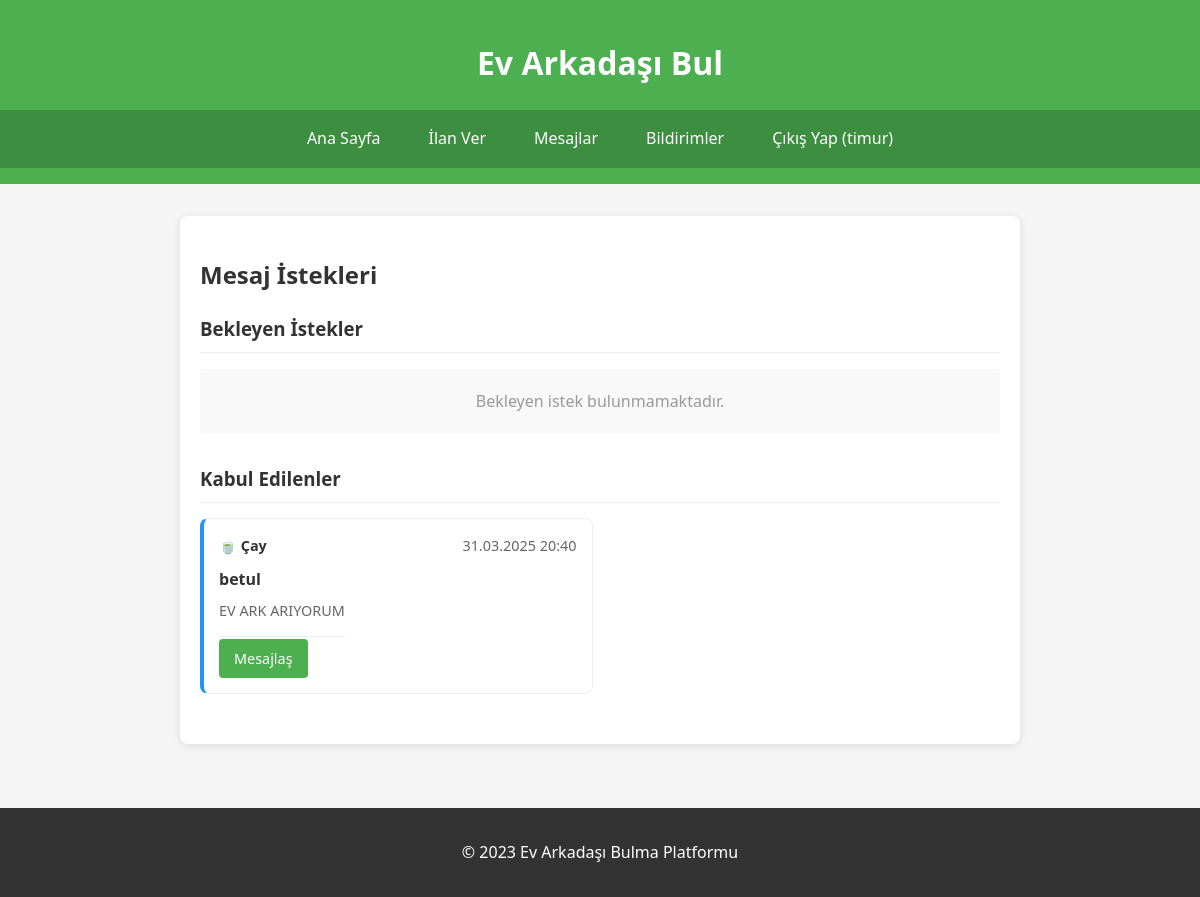
Before: /mesaj_istekleri (signed in) with the older database file.
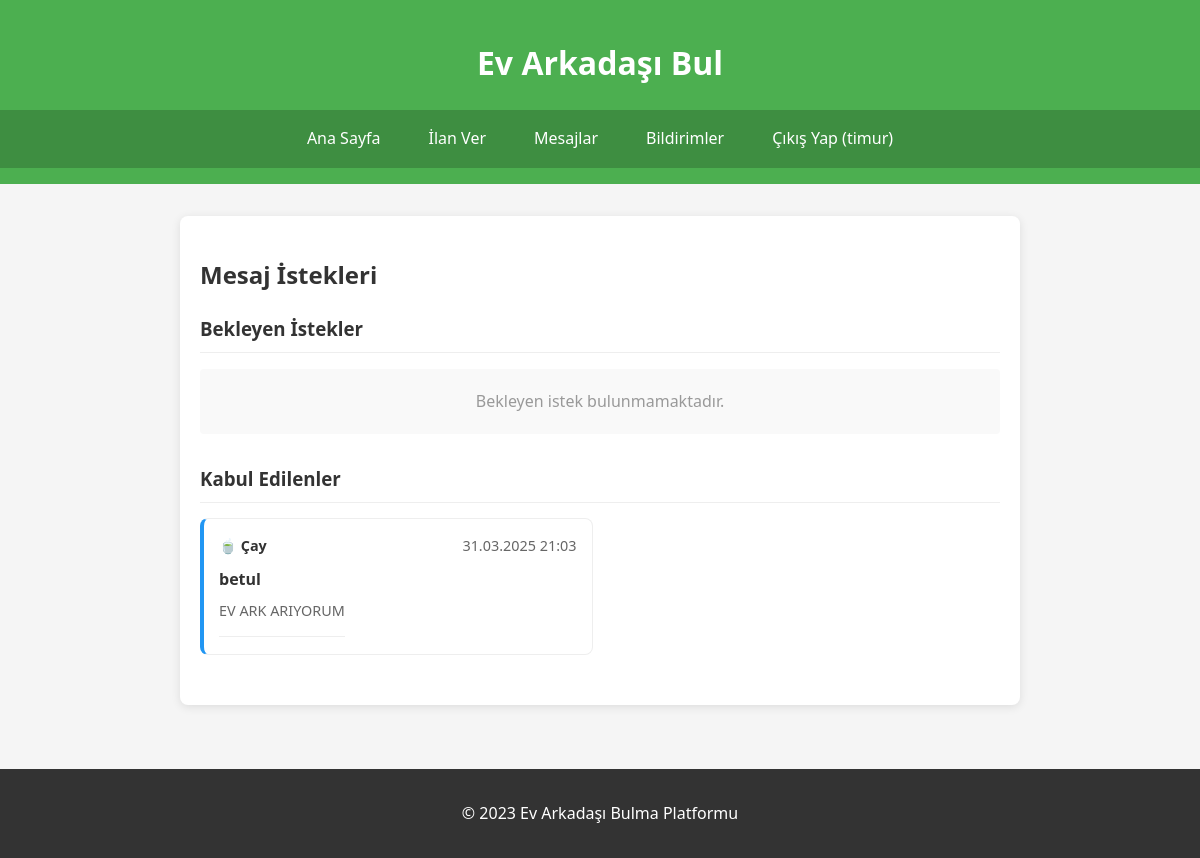
After: the same page with the newer database file.
### tables this page shows
CREATE TABLE mesaj_istekleri (
            id INTEGER PRIMARY KEY AUTOINCREMENT,
            gonderen_id INTEGER NOT NULL,
            alici_id INTEGER NOT NULL,
            ilan_id INTEGER NOT NULL,
            tip TEXT NOT NULL,  -- 'cay' veya 'kahve'
            durum TEXT NOT NULL DEFAULT 'beklemede',  -- 'beklemede', 'kabul', 'red'
            oda_id INTEGER,  -- Yeni eklenen sütun
            tarih TIMESTAMP DEFAULT CURRENT_TIMESTAMP,
            FOREIGN KEY(gonderen_id) REFERENCES users(id),
            FOREIGN KEY(alici_id) REFERENCES users(id),
            FOREIGN KEY(ilan_id) REFERENCES ilanlar(id),
            FOREIGN KEY(oda_id) REFERENCES mesaj_odalari(id),
            UNIQUE(gonderen_id, alici_id, ilan_id)
        );

CREATE TABLE users (
            id INTEGER PRIMARY KEY AUTOINCREMENT,
            username TEXT UNIQUE NOT NULL,
            password TEXT NOT NULL,
            email TEXT UNIQUE NOT NULL,
            phone TEXT,
            created_at TIMESTAMP DEFAULT CURRENT_TIMESTAMP
        );

CREATE TABLE ilanlar (
            id INTEGER PRIMARY KEY AUTOINCREMENT,
            baslik TEXT NOT NULL,
            aciklama TEXT NOT NULL,
            fiyat REAL NOT NULL,
            konum TEXT NOT NULL,
            cinsiyet TEXT NOT NULL,
            oda_sayisi TEXT NOT NULL,
            sigara BOOLEAN DEFAULT 0,
            alkol BOOLEAN DEFAULT 0,
            evcil_hayvan BOOLEAN DEFAULT 0,
            resimler TEXT,
            tarih TIMESTAMP DEFAULT CURRENT_TIMESTAMP,
            user_id INTEGER,
            FOREIGN KEY(user_id) REFERENCES users(id)
        );

### app.py (the view)
@app.route('/mesaj_istekleri')
@login_required
def mesaj_istekleri():
    db = get_db()
    beklemedeki_istekler = db.get_mesaj_istekleri(session['user_id'], durum='beklemede')
    kabul_edilenler = db.get_mesaj_istekleri(session['user_id'], durum='kabul')
    return render_template('mesaj_istekleri.html',
                         beklemedeki_istekler=beklemedeki_istekler,
                         kabul_edilenler=kabul_edilenler)

### app.py (called while the page is built)
@app.template_filter('datetimeformat')
def datetimeformat(value, format='%d.%m.%Y %H:%M'):
    if isinstance(value, str):
        value = datetime.strptime(value, '%Y-%m-%d %H:%M:%S')
    return value.strftime(format)

def get_db():
    if 'db' not in g:
        g.db = Database(app.config['DATABASE'])
    return g.db

def generate_csrf_token():
    if '_csrf_token' not in session:
        session['_csrf_token'] = secrets.token_hex(16)
    return session['_csrf_token']

def login_required(f):
    @wraps(f)
    def decorated_function(*args, **kwargs):
        if 'user_id' not in session:
            flash('Bu sayfayı görüntülemek için giriş yapmalısınız', 'danger')
            return redirect(url_for('login', next=request.url))
        return f(*args, **kwargs)
    return decorated_function

@app.context_processor
def inject_notification_count():
    if 'user_id' in session:
        db = get_db()
        cursor = db.conn.cursor()
        cursor.execute('''
            SELECT COUNT(*) FROM bildirimler
            WHERE user_id = ? AND okundu = 0
        ''', (session['user_id'],))
        unread = cursor.fetchone()[0]
        return {'unread_notifications': unread}
    return {'unread_notifications': 0}

### database.py (called while the page is built)
    def upgrade_database(self):
        try:
            cursor = self.conn.cursor()
            cursor.execute("PRAGMA table_info(mesaj_istekleri)")
            columns = [col[1] for col in cursor.fetchall()]
            if 'oda_id' not in columns:
                cursor.execute('ALTER TABLE mesaj_istekleri ADD COLUMN oda_id INTEGER REFERENCES mesaj_odalari(id)')
                self.conn.commit()
                print("Veritabanı şeması güncellendi: oda_id eklendi")
        except sqlite3.Error as e:
            print("Veritabanı güncelleme hatası:", e)

    def close(self):
        if hasattr(self, 'conn') and self.conn:
            self.conn.close()

    def __del__(self):
        self.close()

### templates/mesaj_istekleri.html
{% extends "base.html" %}
{% block content %}
<section class="mesaj-istekleri">
    <h2>Mesaj İstekleri</h2>
    <div class="istek-listesi">
        <h3>Bekleyen İstekler</h3>
        {% if beklemedeki_istekler %}
        <div class="istek-grid">
            {% for istek in beklemedeki_istekler %}
            <div class="istek-karti {{ istek.tip }}">
                <div class="istek-header">
                    <span class="istek-tip">
                        {% if istek.tip == 'kahve' %}☕ Kahve{% else %}🍵 Çay{% endif %}
                    </span>
                    <span class="istek-tarih">{{ istek.tarih|datetimeformat }}</span>
                </div>
                <div class="istek-icerik">
                    <div class="kullanici-bilgi">
                        <span class="username">{{ istek.gonderen_username }}</span>
                        <span class="ilan-baslik">{{ istek.ilan_baslik }}</span>
                    </div>
					<form method="POST" action="{{ url_for('mesaj_istek_islem') }}">
						<input type="hidden" name="csrf_token" value="{{ csrf_token() }}">
						<input type="hidden" name="istek_id" value="{{ istek.id }}">
						<button type="submit" name="islem" value="kabul" class="istek-kabul-btn">Kabul Et</button>
						<button type="submit" name="islem" value="red" class="istek-red-btn">Reddet</button>
					</form>
                </div>
            </div>
            {% endfor %}
        </div>
        {% else %}
        <p class="bos-liste">Bekleyen istek bulunmamaktadır.</p>
        {% endif %}
    </div>
    <div class="kabul-edilenler">
        <h3>Kabul Edilenler</h3>
        {% if kabul_edilenler %}
        <div class="istek-grid">
            {% for istek in kabul_edilenler %}
            <div class="istek-karti kabul-edildi">
                <div class="istek-header">
                    <span class="istek-tip">
                        {% if istek.tip == 'kahve' %}☕ Kahve{% else %}🍵 Çay{% endif %}
                    </span>
                    <span class="istek-tarih">{{ istek.tarih|datetimeformat }}</span>
                </div>
                <div class="istek-icerik">
                    <div class="kullanici-bilgi">
                        <span class="username">{{ istek.gonderen_username }}</span>
                        <span class="ilan-baslik">{{ istek.ilan_baslik }}</span>
                    </div>
                    {% if istek.oda_id %}
                    <a href="{{ url_for('mesaj_odasi', oda_id=istek.oda_id) }}" class="mesajlas-btn">
                        Mesajlaş
                    </a>
                    {% endif %}
                </div>
            </div>
            {% endfor %}
        </div>
        {% else %}
        <p class="bos-liste">Henüz kabul edilmiş istek bulunmamaktadır.</p>
        {% endif %}
    </div>
</section>
{% endblock %}

### templates/base.html (shortened to what this page needs)
<!DOCTYPE html>
<html lang="tr">
<head>
    <link rel="stylesheet" href="{{ url_for('static', filename='css/style.css') }}">
</head>
<body>
    <header>
        <h1>Ev Arkadaşı Bul</h1>
			<nav>
				<a href="{{ url_for('index') }}">Ana Sayfa</a>
				{% if 'user_id' in session %}
					<a href="{{ url_for('ilan_ver') }}">İlan Ver</a>
					<a href="{{ url_for('mesajlar') }}">Mesajlar</a>
					<a href="{{ url_for('bildirimler') }}">
						Bildirimler
					</a>
					<a href="{{ url_for('logout') }}">Çıkış Yap ({{ session['username'] }})</a>
				{% else %}
					<a href="{{ url_for('login') }}">Giriş Yap</a>
				{% endif %}
			</nav>
    </header>
    <main>
        {% block content %}{% endblock %}
    </main>
    <footer>
        <p>&copy; 2023 Ev Arkadaşı Bulma Platformu</p>
    </footer>
</body>
</html>

### static/css/style.css (style rules this page uses)
body { font-family: 'Segoe UI', Tahoma, Geneva, Verdana, sans-serif; line-height: 1.6; margin: 0; padding: 0; color: #333; background-color: #f5f5f5; }
header { background-color: #4CAF50; color: white; padding: 1rem 0; text-align: center; }
nav { display: flex; justify-content: center; gap: 1rem; padding: 0.5rem 0; background-color: #3e8e41; }
nav a { color: white; text-decoration: none; padding: 0.5rem 1rem; border-radius: 4px; transition: background-color 0.3s; }
main { padding: 2rem; max-width: 1200px; margin: 0 auto; }
footer { text-align: center; padding: 1rem 0; background-color: #333; color: white; margin-top: 2rem; }
.ilan-baslik { margin-bottom: 1.5rem; border-bottom: 1px solid #eee; padding-bottom: 1rem; }
.kullanici-bilgi { margin-bottom: 15px; }
.kullanici-bilgi .username { font-weight: bold; display: block; margin-bottom: 5px; }
.kullanici-bilgi .ilan-baslik { color: #666; font-size: 0.9em; }
.bos-liste { color: #999; text-align: center; padding: 20px; background: #f9f9f9; border-radius: 4px; }
.mesaj-istekleri { max-width: 800px; margin: 0 auto; padding: 20px; background: white; border-radius: 8px; box-shadow: 0 2px 10px rgba(0,0,0,0.1); }
.istek-listesi, .kabul-edilenler { margin-bottom: 30px; }
.istek-listesi h3, .kabul-edilenler h3 { margin-bottom: 15px; padding-bottom: 8px; border-bottom: 1px solid #eee; }
.istek-grid { display: grid; grid-template-columns: repeat(auto-fill, minmax(300px, 1fr)); gap: 15px; }
.istek-karti { border: 1px solid #eee; border-radius: 8px; padding: 15px; transition: transform 0.2s; }
.istek-karti.kabul-edildi { border-left: 4px solid #2196F3; }
.istek-header { display: flex; justify-content: space-between; margin-bottom: 10px; font-size: 0.9em; }
.istek-tip { font-weight: bold; }
.istek-tarih { color: #666; }
.istek-icerik { margin-top: 10px; }

Changed rows visible on the page:
changed mesaj_istekleri "betul": tarih "31.03.2025 20:40" → "31.03.2025 21:03"; no longer shows "Mesajlaş"
